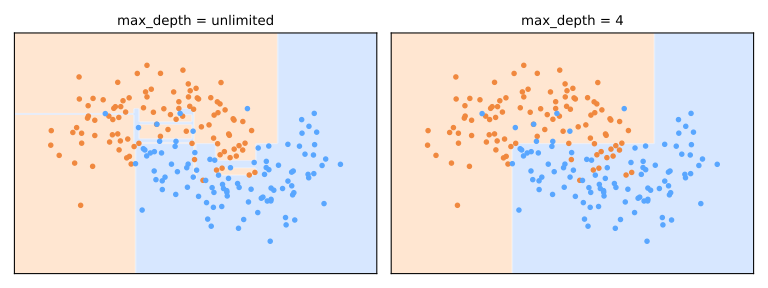

Write Python code to recreate this figure.
import matplotlib.pyplot as plt
import numpy as np
from io import StringIO
from matplotlib.colors import ListedColormap
from sklearn.datasets import make_moons
from sklearn.tree import DecisionTreeClassifier

X, y = make_moons(n_samples=200, noise=0.3, random_state=0)

xx, yy = np.meshgrid(np.linspace(X[:, 0].min() - .5, X[:, 0].max() + .5, 200),
                     np.linspace(X[:, 1].min() - .5, X[:, 1].max() + .5, 200))
grid = np.c_[xx.ravel(), yy.ravel()]
cmap_bg = ListedColormap(['#ffe3cc', '#d3e5ff'])

fig, axes = plt.subplots(1, 2, figsize=(8, 3))
for ax, depth in zip(axes, [None, 4]):
    clf = DecisionTreeClassifier(max_depth=depth, random_state=0).fit(X, y)
    Z = clf.predict(grid).reshape(xx.shape)
    ax.contourf(xx, yy, Z, cmap=cmap_bg, alpha=0.9)
    ax.scatter(X[y == 0, 0], X[y == 0, 1], c='#f0883e', s=10)
    ax.scatter(X[y == 1, 0], X[y == 1, 1], c='#58a6ff', s=10)
    ax.set_title(f'max_depth = {depth or "unlimited"}', fontsize=10)
    ax.set_xticks([]); ax.set_yticks([])

plt.tight_layout()

buffer = StringIO()
plt.savefig(buffer, format="svg", transparent=True)
print(buffer.getvalue())

plt.close()
